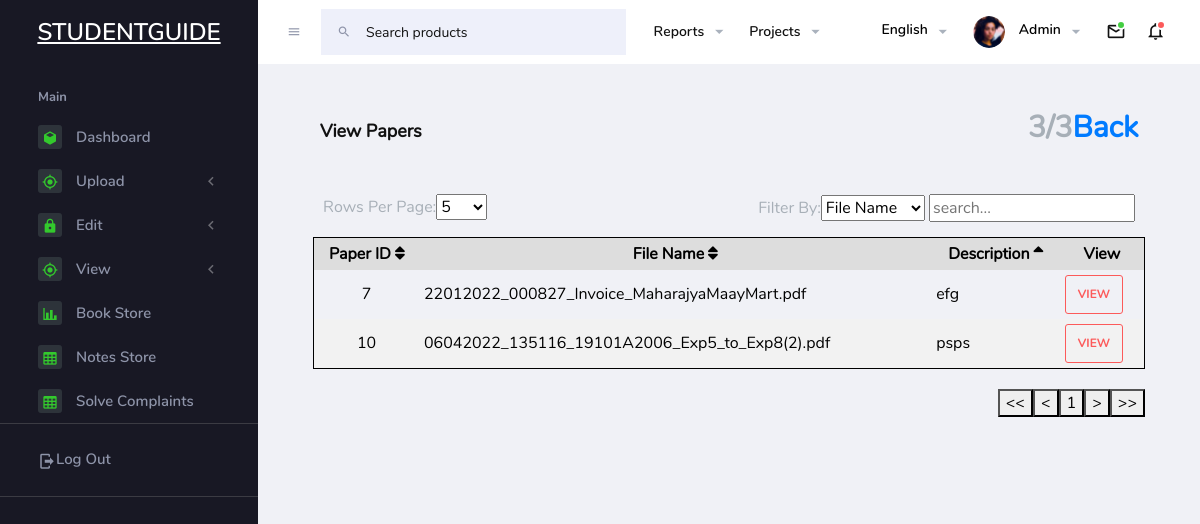
/admin/view_papers2.php?Evaluate_ID=1, run on the app's committed database.
### tables this page shows
CREATE TABLE `paper_solutions` (
  `paper_id` int(11) NOT NULL,
  `psfile_name` varchar(2000) NOT NULL,
  `description` varchar(1000) NOT NULL,
  `evaluate_ID` int(11) NOT NULL
);

### admin/view_papers2.php (the view, shortened to what this page needs)
<!DOCTYPE html>
<?php
include "includes/connect.php";
?>
<html>
<head>
  <link href="https://www.jqueryscript.net/css/jquerysctipttop.css" rel="stylesheet" type="text/css">
  <link rel="stylesheet" href="https://maxcdn.bootstrapcdn.com/font-awesome/4.7.0/css/font-awesome.min.css">
    <link rel="stylesheet" href="assets/vendors/mdi/css/materialdesignicons.min.css">
    <link rel="stylesheet" href="assets/vendors/flag-icon-css/css/flag-icon.min.css">
    <link rel="stylesheet" href="assets/vendors/css/vendor.bundle.base.css">
    <link rel="stylesheet" href="assets/vendors/font-awesome/css/font-awesome.min.css" />
    <link rel="stylesheet" href="assets/vendors/bootstrap-datepicker/bootstrap-datepicker.min.css">
    <link rel="stylesheet" href="assets/css/style.css">
</head>
<body>
 <div class="container-scroller">
      <?php include "topnav.php"; ?>
      <div class="container-fluid page-body-wrapper">
        <?php include "sidenav.php"; ?>
<div class="main-panel">
          <div class="content-wrapper">
            <div class="page-header">
              <h3 class="page-title"> View Papers</h3>
              <h1>3/3<a href="selectsemdept.php?Page=ViewPapers">Back</a></h1></div>
              <section id="contact" class="contact">
  <div class="container fl" data-aos="fade-up">
    <table class="tablemanager">
      <thead>
        <tr>
                        <th>Paper ID</th>
                        <th>File Name</th>
                        <th>Description</th>
                        <th>View</th>
                      </tr>
      </thead>
    <tbody>
                      <?php
                      $Evaluate_ID = $_GET['Evaluate_ID'];
                      $query = "SELECT * FROM paper_solutions WHERE Evaluate_ID= '$Evaluate_ID'";
                      $query_Paper = mysqli_query($conn, $query);
                      if ($query_Paper) {
                      while ($object = $query_Paper->fetch_object())
                      {
                      ?>
                      <tr>
                        <td><center><?php echo $object->paper_id?></center></td>
                        <td><?php echo $object->  psfile_name?></td>
                        <td><?php echo $object->description?></td>
                       <td>
                        <form class="form" action="" method="POST"  >
                          <button name="view" type="view" value=<?php echo $object->paper_id;?> class="btn btn-outline-danger">VIEW</button>
                          </form>
                      </td>
                      </tr>
                      <?php } } ?>
                    </tbody>
  </table>
</div>
</body>
</html>

### admin/view_papers2.php (style rules this page uses)
.container { margin: 30px auto; max-width: 960px; }
table { width: 100%; border-collapse: collapse; margin-top: 20px; margin-bottom: 20px; }
table, th, td { border: 1px solid black; text-align: left; color: black; }
th { background-color: #ddd; text-align: center; border: black; padding: 5px; }
td { padding: 5px; border : none; }
button { cursor: pointer; }
.tablemanager th.sorterHeader { cursor: pointer; }
.tablemanager th.sorterHeader:after { content: " \f0dc"; font-family: "FontAwesome"; }
.tablemanager th.sortingAsc:after { content: " \f0de"; font-family: "FontAwesome"; }

### data on the page
paper_solutions: paper_id "7", psfile_name "22012022_000827_Invoice_MaharajyaMaayMart.pdf", description "efg"
paper_solutions: paper_id "10", psfile_name "06042022_135116_19101A2006_Exp5_to_Exp8(2).pdf", description "psps"
